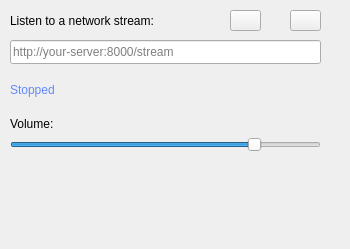
         <widget class="QWidget" name="Radio">
          <property name="geometry">
           <rect>
            <x>0</x>
            <y>0</y>
            <width>350</width>
            <height>249</height>
           </rect>
          </property>
          <property name="styleSheet">
           <string notr="true"/>
          </property>
          <attribute name="icon">
           <iconset resource="resources.qrc">
            <normaloff>:/48x48.png</normaloff>:/48x48.png</iconset>
          </attribute>
          <attribute name="label">
           <string>Streaming Client</string>
          </attribute>
          <widget class="QPushButton" name="bt_rol_streaming_play">
           <property name="geometry">
            <rect>
             <x>230</x>
             <y>10</y>
             <width>31</width>
             <height>21</height>
            </rect>
           </property>
           <property name="toolTip">
            <string>Play the stream</string>
           </property>
           <property name="text">
            <string/>
           </property>
           <property name="icon">
            <iconset resource="resources.qrc">
             <normaloff>:/icons/player_play.png</normaloff>:/icons/player_play.png</iconset>
           </property>
          </widget>
          <widget class="QLabel" name="label_4">
           <property name="geometry">
            <rect>
             <x>10</x>
             <y>10</y>
             <width>191</width>
             <height>21</height>
            </rect>
           </property>
           <property name="text">
            <string>Listen to a network stream:</string>
           </property>
          </widget>
          <widget class="QPushButton" name="bt_rol_streaming_stop">
           <property name="geometry">
            <rect>
             <x>290</x>
             <y>10</y>
             <width>31</width>
             <height>21</height>
            </rect>
           </property>
           <property name="toolTip">
            <string>Stop the stream</string>
           </property>
           <property name="text">
            <string/>
           </property>
           <property name="icon">
            <iconset resource="resources.qrc">
             <normaloff>:/icons/media-playback-stop.png</normaloff>:/icons/media-playback-stop.png</iconset>
           </property>
          </widget>
          <widget class="QLineEdit" name="txt_rol_stream_url">
           <property name="geometry">
            <rect>
             <x>10</x>
             <y>40</y>
             <width>311</width>
             <height>24</height>
            </rect>
           </property>
           <property name="toolTip">
            <string>Direct stream URL (Icecast/Shoutcast) or an .m3u/.pls playlist</string>
           </property>
           <property name="placeholderText">
            <string>http://your-server:8000/stream</string>
           </property>
          </widget>
          <widget class="QLabel" name="lbl_rol_streaming_status">
           <property name="geometry">
            <rect>
             <x>10</x>
             <y>72</y>
             <width>311</width>
             <height>36</height>
            </rect>
           </property>
           <property name="styleSheet">
            <string notr="true">color: rgb(98, 135, 255);</string>
           </property>
           <property name="text">
            <string>Stopped</string>
           </property>
           <property name="wordWrap">
            <bool>true</bool>
           </property>
          </widget>
          <widget class="QLabel" name="lbl_rol_volume">
           <property name="geometry">
            <rect>
             <x>10</x>
             <y>115</y>
             <width>100</width>
             <height>17</height>
            </rect>
           </property>
           <property name="text">
            <string>Volume:</string>
           </property>
          </widget>
          <widget class="QSlider" name="slider_rol_volume">
           <property name="geometry">
            <rect>
             <x>10</x>
             <y>135</y>
             <width>311</width>
             <height>20</height>
            </rect>
           </property>
           <property name="maximum">
            <number>100</number>
           </property>
           <property name="value">
            <number>80</number>
           </property>
           <property name="orientation">
            <enum>Qt::Horizontal</enum>
           </property>
          </widget>
         </widget>
